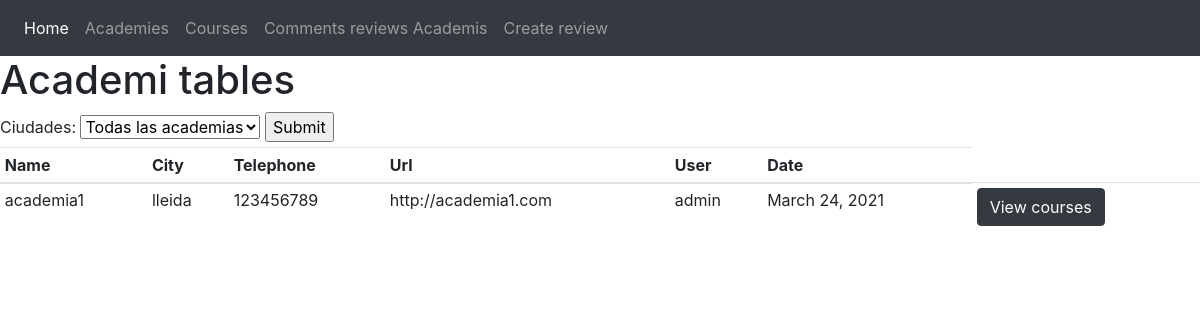
The app's page /details/, older data.
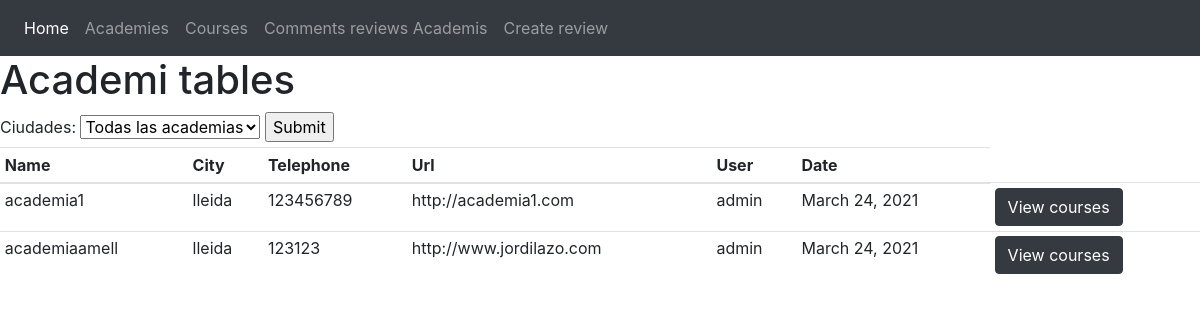
The same page, newer data.
### academyApp/models.py (models this page shows, shortened)
class Academia(models.Model):
    name = models.CharField(max_length=120)
    city = models.CharField(max_length=120, blank=True, null=True)
    telephone = models.CharField(max_length=120, blank=True, null=True)
    url = models.URLField(blank=True, null=True)
    user = models.ForeignKey(User, default=1, on_delete=models.CASCADE)
    date = models.DateField(default=date.today)

### academyApp/templates/academies_details.html (shortened to what this page needs)
{% extends "base.html" %}
{% block content %}
<h1>Academi tables</h1>
 <form action="/details/academis" method="get">
        <label for="team_name"> Ciudades: </label>
        <select id="drop1" name="drop1">
            <option value="">Todas las academias</option>
         </select>
        <input type="submit" value="Submit"/>
 </form>
<table class="table table-sm">
    <thead>
        <tr id="head">
            <th>Name</th>
            <th>City</th>
            <th>Telephone</th>
            <th>Url</th>
            <th>User</th>
            <th>Date</th>
        </tr>
    </thead>
    <tbody>
        {% for academia in latest_academies_list%}
        <tr id="{{ academia.city }}">
            <td>{{ academia.name }}</td>
            <td>{{ academia.city }}</td>
            <td>{{ academia.telephone }}</td>
            <td>{{ academia.url }}</td>
            <td>{{ academia.user }}</td>
            <td>{{ academia.date }}</td>
            <td> <button class="btn btn-dark"><a class="white" href="/courses?drop1={{ academia.name }}">View courses</a></button> </td>
        {% endfor %}
        </tr>
 </tbody>
 </table>
{% endblock %}

Row changes from the older to the newer data that the page shows:
added Academia: name "academiaamell", city "lleida", telephone "123123", url "http://www.jordilazo.com", user "admin", date "March 24, 2021"
